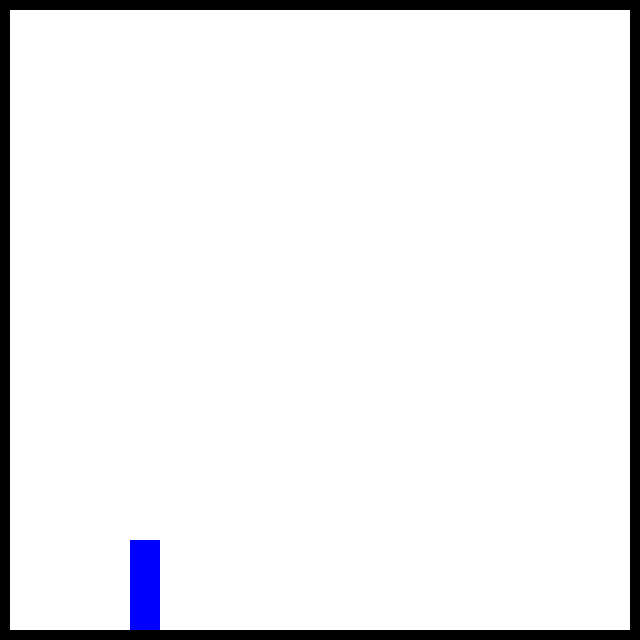
Frame 1 (no input)
Frame 60 (the mouse pressed at the canvas centre just before this capture): identical to frame 1, image omitted
Frame 120 (the mouse held since frame 60 and released just before this capture): identical to frame 1, image omitted

The Processing sketch that drew this single still picture (run headless with seeded random() and noise(); from frame 60 on, the mouse is pressed at the canvas centre):

// Processing sketch: flowing_liquid
// ── flowing_liquid.pde
Grid grid;

void setup() {
	size(640, 640);
	
	grid = new Grid(64, 64);
}

void draw() {
	background(255);
	
	grid.update();
	grid.draw();
	
	println(frameRate);
}
// ── Grid.pde
class Grid {
	int w;
	int h;
	
	GridCell[][] cells;
	
	Grid(int w_, int h_) {
		w = w_;
		h = h_;
		
		// create cells
		cells = new GridCell[ h ][ w ];
		
		for(int y = 0; y < h; y++) {
			for(int x = 0; x < w; x++) {
				cells[ y ][ x ] = new GridCell(x, y, GridCellType.AIR, this);
				
				if((y == 0) || (y == (h - 1)) || (x == 0) || (x == (w - 1))) {
					cells[ y ][ x ].setType(GridCellType.SOLID);
				}
			}
		}
		
		// set cell neighbors
		for(int y = 1; y < (h - 1); y++) {
			for(int x = 1; x < (w - 1); x++) {
				// top
				cells[ y ][ x ].neighbor_top = cells[ (y - 1) ][ x ];
				
				// bottom
				cells[ y ][ x ].neighbor_bottom = cells[ (y + 1) ][ x ];
				
				// left
				cells[ y ][ x ].neighbor_left = cells[ y ][ (x - 1) ];
				
				// right
				cells[ y ][ x ].neighbor_right = cells[ y ][ (x + 1) ];
			}
		}
		
		// add in some initial liquid
		for(int y = (h - 10); y < h; y++) {
			for(int x = 13; x <= 15; x++) {
				cells[ y ][ x ].takeInLiquid(10);
			}
		}
	}
	
	void update() {
		for(int y = 0; y < h; y++) {
			for(int x = 0; x < w; x++) {
				cells[ y ][ x ].update();
			}
		}
	}
	
	void draw() {
		for(int y = 0; y < h; y++) {
			for(int x = 0; x < w; x++) {
				cells[ y ][ x ].draw();
			}
		}
	}
}
// ── GridCell.pde
class GridCell {
	int x;
	int y;
	int type;
	int w = 10;
	int h = 10;
	
	int liquid_level = 0;   // 0-10 where 10 is full of liquid
	
	// references
	Grid grid;
	GridCell neighbor_top;
	GridCell neighbor_bottom;
	GridCell neighbor_left;
	GridCell neighbor_right;
	
	GridCell(int x_, int y_, int type_, Grid grid_) {
		x = x_;
		y = y_;
		type = type_;
		
		grid = grid_;
	}
	
	void setType(int type_) {
		type = type_;
	}
	
	// accept liquid, return liquid amount not retainable (over limit or if type cant take in liquid)
	// add_amt = amount similar to liquid_level (0-10 or more)
	int takeInLiquid(int add_amt) {
		if(type == GridCellType.SOLID) {
			return add_amt;
		}
		
		//add_amt = constrain(add_amt, 0, 10);
		
		liquid_level += add_amt;
		
		if(liquid_level > 10) {
			return (liquid_level - 10);
		}
		
		return 0;
	}
	
	void update() {
		if(type == GridCellType.SOLID) {
			return;
		}
		
		
	}
	
	void draw() {
		pushMatrix();
		pushStyle();
		
		translate((x * w), (y * h));
		
		if(type == GridCellType.SOLID) {
			fill(0);
			noStroke();
			rect(0, 0, w, h);
		} else if(type == GridCellType.AIR) {
			if(liquid_level > 0) {
				fill(color(0, 0, 255));
				noStroke();
				
				int sized_height = (h - (round(map(liquid_level, 0, 10, 0, h))));
				
				rect(
					0,
					sized_height,
					w,
					(h - sized_height)
				);
			}
		}
		
		popStyle();
		popMatrix();
	}
}
// ── GridCellType.pde
static class GridCellType {
	static int AIR = 0;
	static int SOLID = 1;
}
